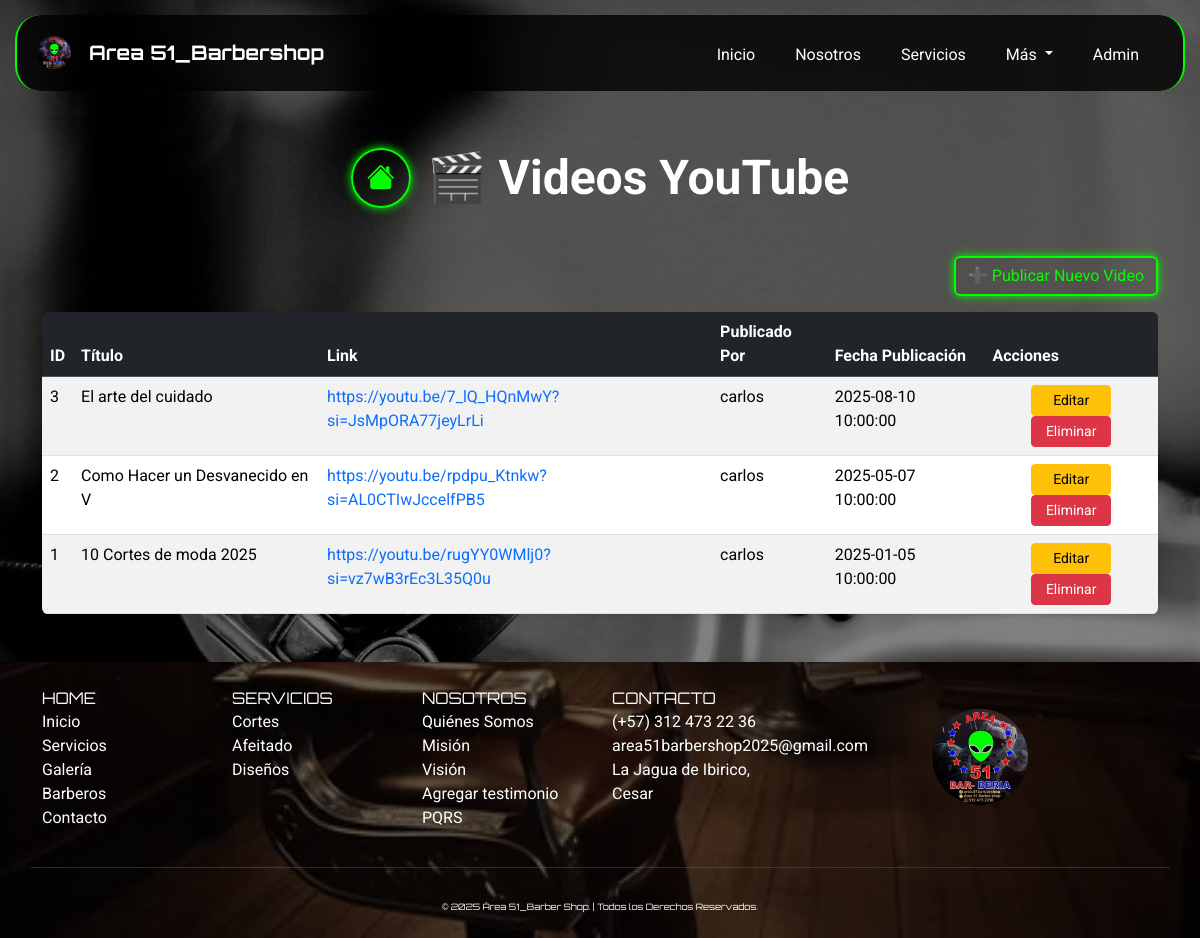
/index.php?page=youtube (signed in), run on the app's committed database.
### tables this page shows
CREATE TABLE `videos` (
  `id_video` int(11) NOT NULL AUTO_INCREMENT,
  `titulo` varchar(255) NOT NULL,
  `link` varchar(255) NOT NULL,
  `fecha_publicacion` timestamp NOT NULL DEFAULT current_timestamp(),
  `publicado_por` varchar(100) NOT NULL,
  `estado` enum('activo','inactivo') DEFAULT 'activo',
  PRIMARY KEY (`id_video`)
);

### app/controllers/VideoController.php (called while the page is built, shortened)
<?php
require_once __DIR__ . '/../../config/database.php';
require_once __DIR__ . '/../models/Video.php';
class VideoController {
    private $model;
    public function __construct($db) {
        $this->model = new VideoModel($db);
    }
    public function index($limit = 3) {
        return $this->model->getVideosActivos($limit);
    }
}

### app/models/Video.php (called while the page is built, shortened)
<?php
class VideoModel {
    private $db;
    public function __construct($db) {
        $this->db = $db;
    }
    public function getVideosActivos($limit = 3) {
        $sql = "SELECT * FROM videos WHERE estado = 'activo' ORDER BY fecha_publicacion DESC LIMIT :limit";
        $stmt = $this->db->prepare($sql);
        $stmt->bindValue(':limit', (int)$limit, PDO::PARAM_INT);
        $stmt->execute();
        return $stmt->fetchAll(PDO::FETCH_ASSOC);
    }
}

### app/views/videos/youtube.php (the view, shortened to what this page needs)
<?php
require_once __DIR__ . '/../../controllers/VideoController.php';
require_once __DIR__ . '/../../../config/database.php';
$controller = new VideoController($db);
$videos = $controller->index($limit = 3);
?>
<body>
    <div class="container py-5">
        <div class="d-flex flex-column flex-md-row align-items-center justify-content-center gap-3 mb-5 text-center text-md-start" style="margin-top:100px;">
            <a href="index.php?page=panel" class="btn btn-neon d-flex justify-content-center align-items-center rounded-circle mb-3 mb-md-0" style="width: 60px; height: 60px;"> <i class="bi bi-house-fill fs-3"></i>
            </a>
            <h1 class="fw-bold display-5 text-white mb-0">🎬 Videos YouTube</h1>
        </div>
        <div class="d-flex justify-content-end mb-3">
            <a href="index.php?page=crear_youtube" class="btn btn-neon">➕ Publicar Nuevo Video</a>
        </div>
        <div class="table-wrapper rounded shadow-sm" style="max-height:500px; overflow-y:auto;">
            <table class="table table-striped table-hover mb-0">
                <thead class="table-dark">
                    <tr style="position: sticky; top: 0; z-index: 1;">
                    <th>ID</th>
                    <th>Título</th>
                    <th>Link</th>
                    <th>Publicado Por</th>
                    <th>Fecha Publicación</th>
                    <th>Acciones</th>
                </tr>
            </thead>
            <tbody>
                <?php foreach($videos as $video): ?>
                <tr>
                    <td><?= $video['id_video'] ?></td>
                    <td><?= htmlspecialchars($video['titulo']) ?></td>
                    <td><a class="text-decoration-none" href="<?= htmlspecialchars($video['link']) ?>" target="_blank"><?= htmlspecialchars($video['link']) ?></a></td>
                    <td><?= htmlspecialchars($video['publicado_por']) ?></td>
                    <td><?= $video['fecha_publicacion'] ?></td>
                    <td class="text-center">
                        <a href="index.php?page=editar_youtube&id=<?= $video['id_video'] ?>"
                           class="btn btn-warning btn-sm" style="width: 80px;">Editar</a>
                        <a href="index.php?page=eliminar_youtube&id=<?= $video['id_video'] ?>" class="btn btn-danger btn-sm" style="width: 80px;"
                            onclick="return confirm('¿Estás seguro que deseas eliminar este video?');">
                            Eliminar
                        </a>
                    </td>
                </tr>
                <?php endforeach; ?>
            </tbody>
        </table>
    </div>
</div>
<main>

### public/css/style.css (style rules this page uses)
body { background-image: url(../img/fondo_body.jpg); min-height: 100vh; background-size: cover; background-position: center; background-repeat: no-repeat; background-attachment: fixed; position: relative; font-family: 'Roboto', sans-serif; background-color: #000; color: #fff; margin: 0; padding: 0; width: 100%; align-items: center; justify-content: center; }
body::before { content: ''; position: fixed; top: 0; left: 0; width: 100%; height: 100%; background-color: rgba(0, 0, 0, 0.5); z-index: -1; }
html { scroll-behavior: smooth; width: 100%; }
.btn-neon { color: #00ff00; border: 2px solid #00ff00; background-color: transparent; box-shadow: 0 0 10px #00ff00; transition: all 0.3s ease; }

### data on the page
videos: id_video "3", titulo "El arte del cuidado", link "https://youtu.be/7_lQ_HQnMwY?si=JsMpORA77jeyLrLi", publicado_por "carlos", fecha_publicacion "2025-08-10 10:00:00"
videos: id_video "2", titulo "Como Hacer un Desvanecido en V", link "https://youtu.be/rpdpu_Ktnkw?si=AL0CTIwJccelfPB5", publicado_por "carlos", fecha_publicacion "2025-05-07 10:00:00"
videos: id_video "1", titulo "10 Cortes de moda 2025", link "https://youtu.be/rugYY0WMlj0?si=vz7wB3rEc3L35Q0u", publicado_por "carlos", fecha_publicacion "2025-01-05 10:00:00"
